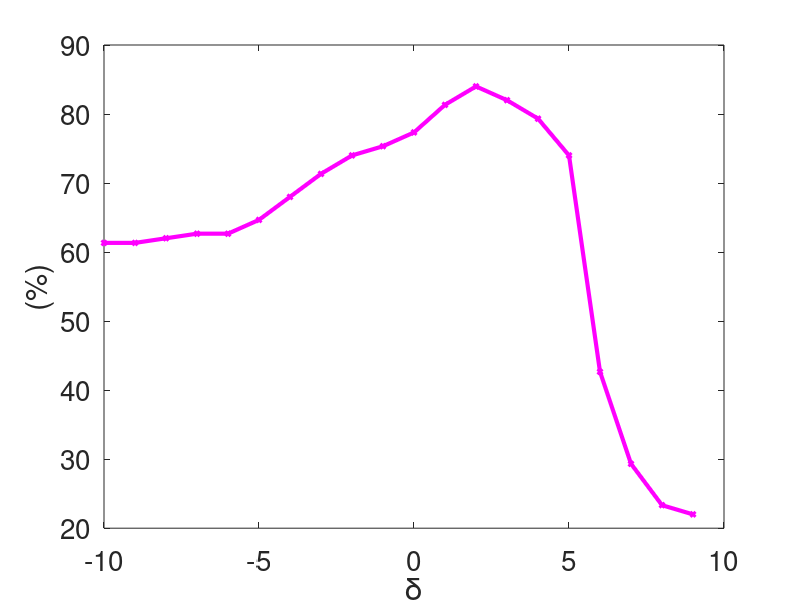
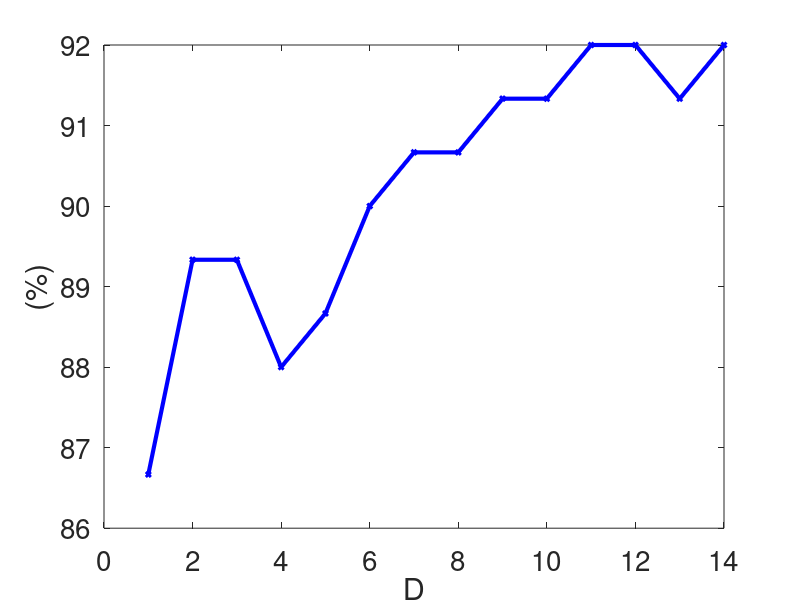
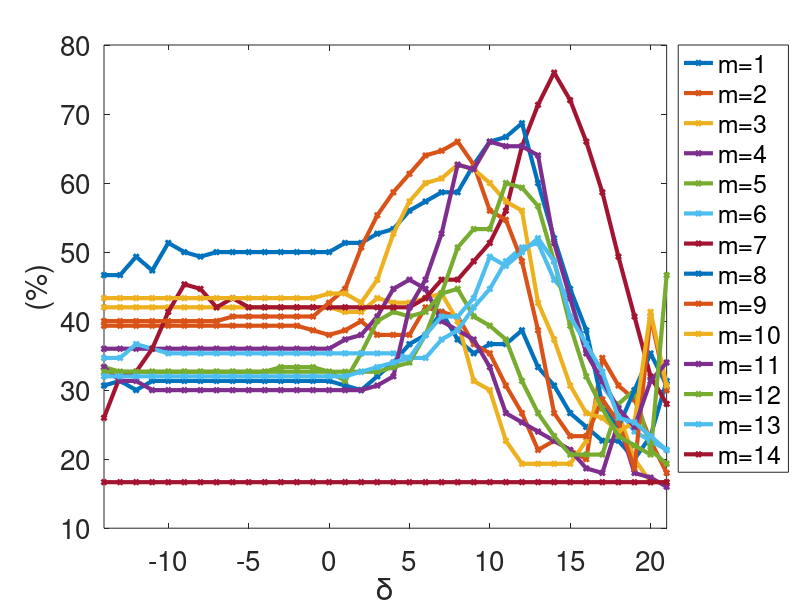
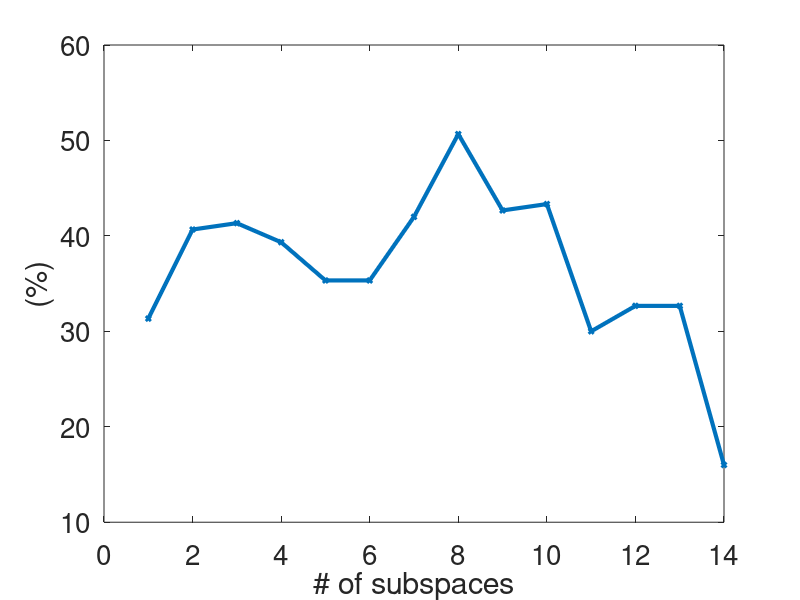

The MATLAB script that drew these images, in order:
clear all
close all
clc



%% ProjRBF Kernel
load('projRBF_all_p_delta_performance.mat');
all_p_mat = zeros(length(delta), length(all_p));

for i=1: length(all_p)
  all_p_mat(:,i) = all_p{i};
end


plot(delta,all_p_mat, '-d','LineWidth',3,'MarkerSize',3)
%min_max = [min(delta), max(delta)+1];
xlim([min(delta), max(delta)]);
ylabel('(%)','FontSize',20)
xlabel('\delta','FontSize',20)
set(gca,'FontSize',20);
legend('m=1', 'm=2', 'm=3' ,'m=4' ,'m=5', 'm=6', 'm=7', 'm=8', 'm=9', 'm=10', 'm=11' ,'m=12', 'm=13', 'm=14', 'Location','BestOutside'     );

%Home
%print('/media/johanna/HD1T/latex-svn/study-paper-report/v3/images/projRBF_ker_p', '-dpng','-r300');

%% ProjPoly Kernel
figure
load('projPoly_all_p_performance.mat');

plot(p,test_acc, '-d','LineWidth',3,'MarkerSize',3)
ylabel('(%)','FontSize',20)
xlabel('# of subspaces','FontSize',20)
set(gca,'FontSize',20);

%Home
%print('/media/johanna/HD1T/latex-svn/study-paper-report/v3/images/projPoly_ker_p', '-dpng','-r300');

%% LogEuclidean Kernel
figure
load('LogEucl_all_sigma_performance.mat');

plot(sigma,test_acc, '-gd','LineWidth',3,'MarkerSize',3)
ylabel('(%)','FontSize',20)
xlabel('\sigma','FontSize',20)
set(gca,'FontSize',20);

%Home
%print('/media/johanna/HD1T/latex-svn/study-paper-report/v3/images/LogEucl_ker_sigma', '-dpng','-r300');

%% LED-RBF Kernel
figure
load('LED_RBF_all_delta_performance.mat')

plot(delta,test_acc, '-md','LineWidth',3,'MarkerSize',3)
ylabel('(%)','FontSize',20)
xlabel('\delta','FontSize',20)
set(gca,'FontSize',20);

%Home
print('/media/johanna/HD1T/latex-svn/study-paper-report/v3/images/ledRBF_ker_delta', '-dpng','-r300');


%% LED-POLY Kernel
figure
load('LED_POLY_all_n_performance.mat')
plot(p,test_acc, '-bd','LineWidth',3,'MarkerSize',3)
ylabel('(%)','FontSize',20)
xlabel('D','FontSize',20)
set(gca,'FontSize',20);

%Home
print('/media/johanna/HD1T/latex-svn/study-paper-report/v3/images/ledPoly_ker_delta', '-dpng','-r300');